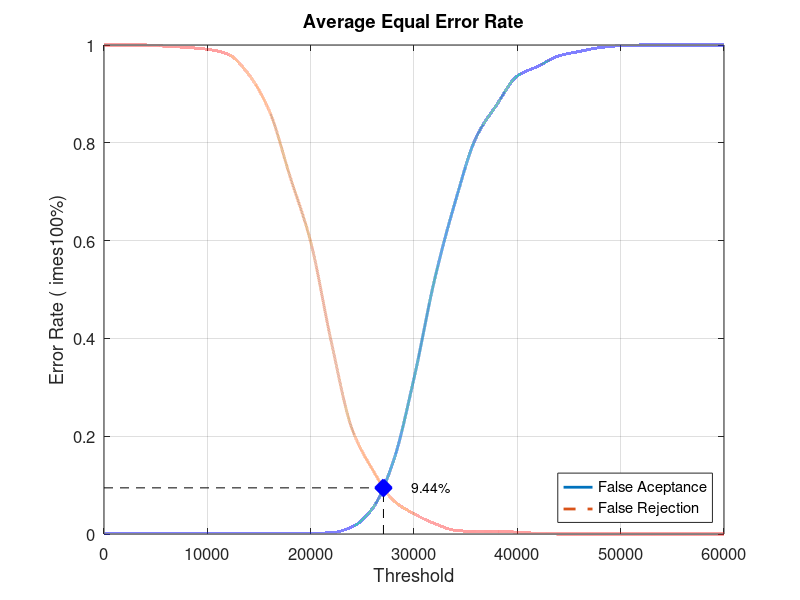
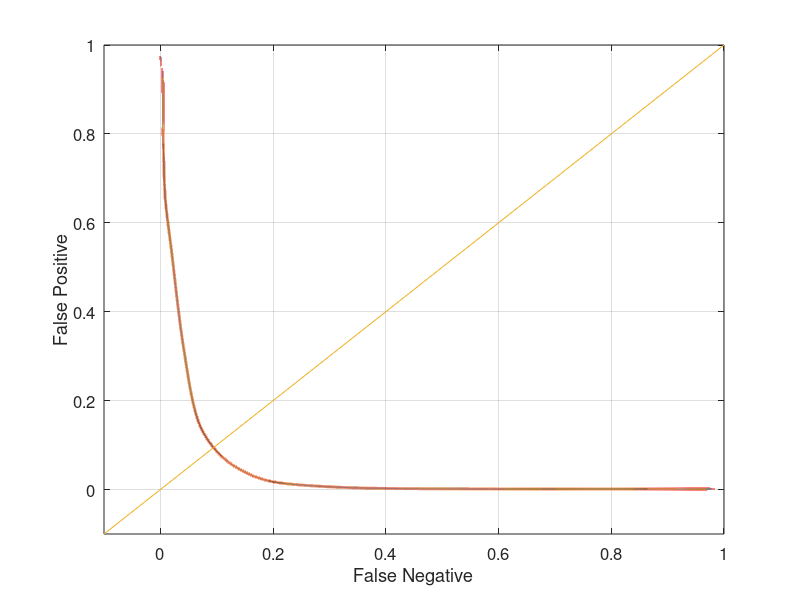

Source code (MATLAB) for these figures, in order:
close all;
clear;
clc;
x = 0:2000:60000;
xq = 0:0.5:60000;

y0 = [0 0.00131579 0.00131579 0.00131579 0.00131579 0.00131579 0.00131579 0.00131579 0.00131579 0.00131579 0.00131579 0.00263158 0.0144737 0.0526316 0.148684 0.318421 0.521053 0.680263 0.810526 0.877632 0.936842 0.956579 0.977632 0.986842 0.994737 0.998684 1 1 1 1 1]
yy0 = interp1(x, y0, xq, 'pchip');
y1 = [1 1 1 0.9975 0.995 0.99125 0.98125 0.94 0.865 0.73125 0.5975 0.3925 0.215 0.13125 0.06875 0.04125 0.02125 0.0075 0.005 0.005 0.00375 0.00125 0 0 0 0 0 0 0 0 0]
yy1 = interp1(x, y1, xq, 'pchip');

% Calculating EER: 
y2 = abs(y0 - y1);
find(y2 == min(y2))
yy2 = abs(yy0 - yy1);
xEER = find(yy2 == min(yy2));
xEERIndex = xq(xEER) % X-axis EER
yEER = yy0(xEER) % Y-axis EER

main = figure
plot(xq, yy0,'-','LineWidth', 2);	hold on
plot(xq, yy1,'--','LineWidth', 2);	hold on
plot([xEERIndex xEERIndex], [0 yEER], 'k--');	hold on
plot([0 xEERIndex], [yEER yEER], 'k--');	hold on
plot(xEERIndex, yEER, 'bx', 'LineWidth', 10);	hold on
text(xEERIndex + 10 * xEERIndex / 100, yEER, [num2str(round((10000 * yEER)) / 100) '%'])
legend('False Aceptance', 'False Rejection', 'Location', 'SouthEast')
xlabel('Threshold')
ylabel('Error Rate (	imes100%)')
title('Average Equal Error Rate')
set(gca, 'FontSize', 12)
axis([0 60000 0 1])
grid on

print(main, 'Experiment2AverageMain', '-dpng');
FNRxFPR = figure('Color', [1 1 1]);
plot(yy1, yy0, '-', yy1, yy0, 'LineWidth', 2);
hold on
y = -0.1:0.1:1
plot(y, y); 
set(gca, 'FontSize', 12)
xlabel('False Negative')
ylabel('False Positive')
axis([-0.1 1 -0.1 1])
set(gca, 'FontSize', 12)
grid on

print(FNRxFPR, 'Experiment2AverageFNRxFPR','-dpng');
